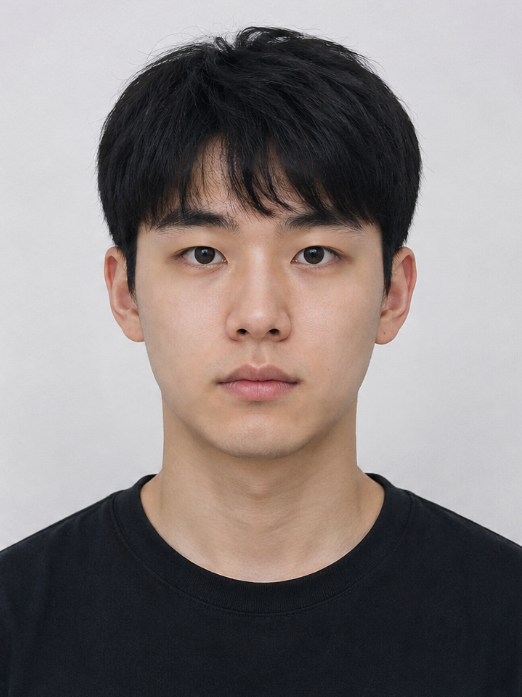
#> input picture ros2_docker/colcon_ws/src/patrol_planner/yolo_training/raw_photos/missing_person.png, 522 x 697 px
$ python data_aug.py
#> lines starting #> are read from the running program, lines starting #| are printed output that depends on the picture
# augment.py - 1장을 20장으로 뻥튀기
from PIL import Image, ImageEnhance, ImageFilter
import random, os

img = Image.open("raw_photos/missing_person.png").convert("RGB")
out_dir = "dataset/images/train_missing_person"
os.makedirs(out_dir, exist_ok=True)

for i in range(20):
    aug = img.copy()
    # 밝기 변화
    aug = ImageEnhance.Brightness(aug).enhance(random.uniform(0.6, 1.4))
    # 좌우 반전
    if random.random() > 0.5:
        aug = aug.transpose(Image.FLIP_LEFT_RIGHT)
    # 회전
    angle = random.uniform(-15, 15)
    aug = aug.rotate(angle, fillcolor=(128, 128, 128))
    # 블러
    if random.random() > 0.7:
        aug = aug.filter(ImageFilter.GaussianBlur(radius=1))
    aug.save(f"{out_dir}/missing_{i:03d}.jpg")
    print(f"✅ missing_{i:03d}.jpg 생성")
#> this loop made 20 passes
#> pass 1, `aug = ImageEnhance.Brightness(aug).enhance(random.uniform(0.6, 1.4))`:
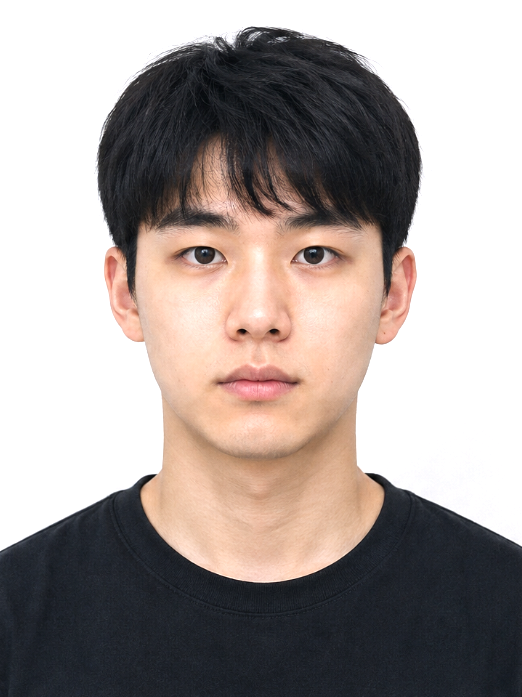
#> aug: PIL image 522x697 RGB; mean R, G, B 166.8, 157.2, 153.7
#> pass 1, `aug = aug.transpose(Image.FLIP_LEFT_RIGHT)`:
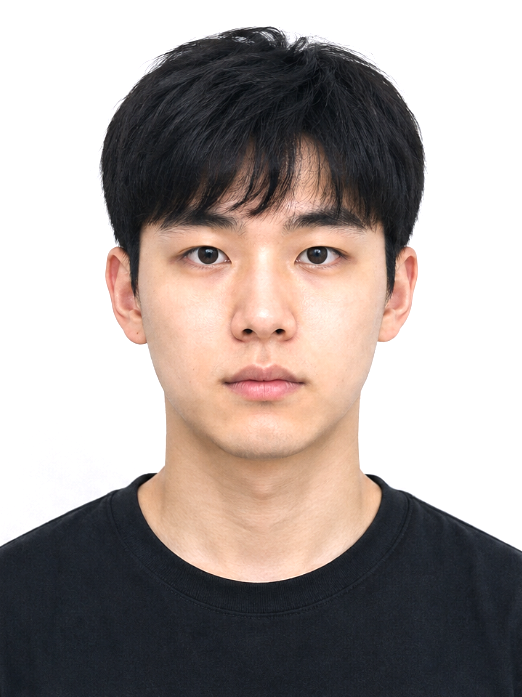
#> aug: PIL image 522x697 RGB; mean R, G, B 166.8, 157.2, 153.7
#> pass 1, `aug = aug.rotate(angle, fillcolor=(128, 128, 128))`:
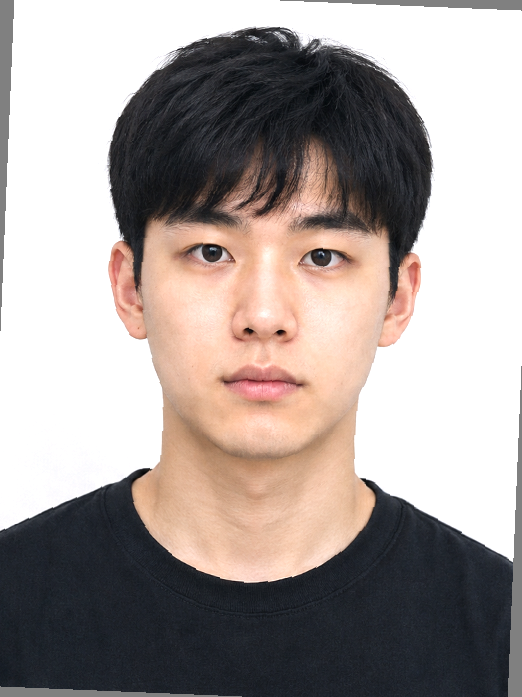
#> aug: PIL image 522x697 RGB; mean R, G, B 166, 156.3, 152.8
#> after the loop:
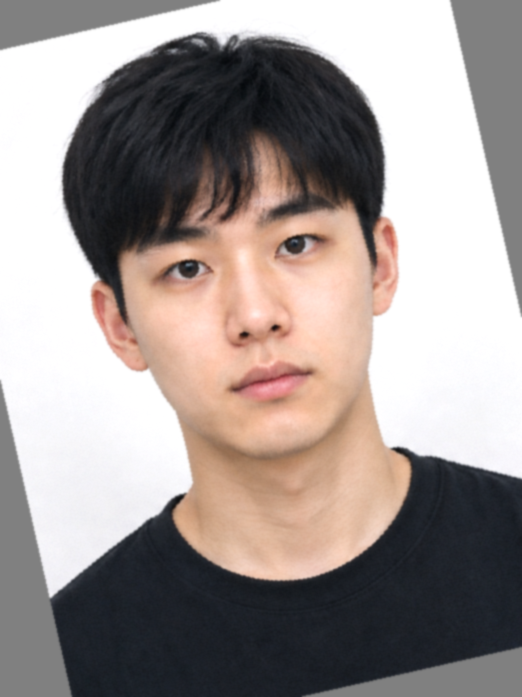
#> aug: PIL image 522x697 RGB; mean R, G, B 159.3, 149.6, 146.4
